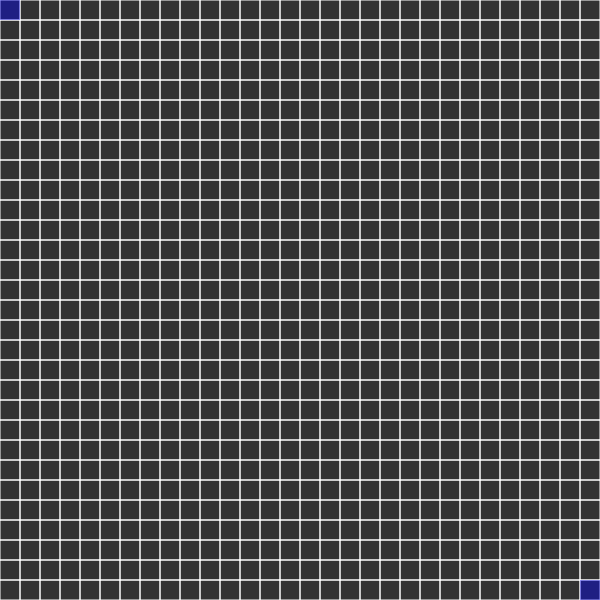
Frame 1 (no input)
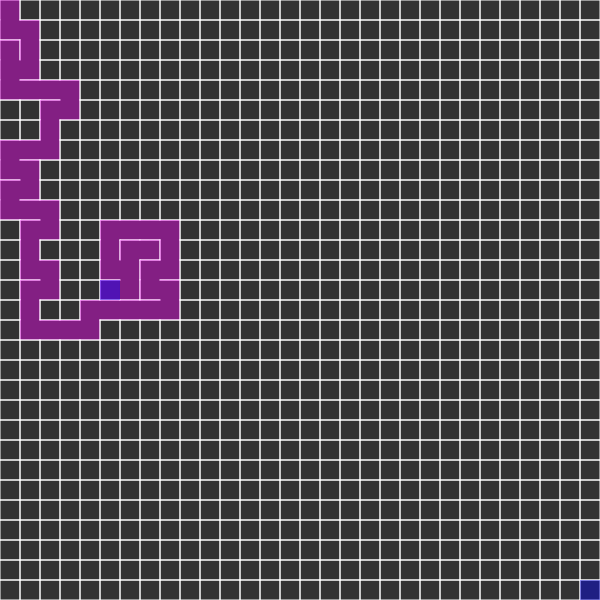
Frame 60 (no input)
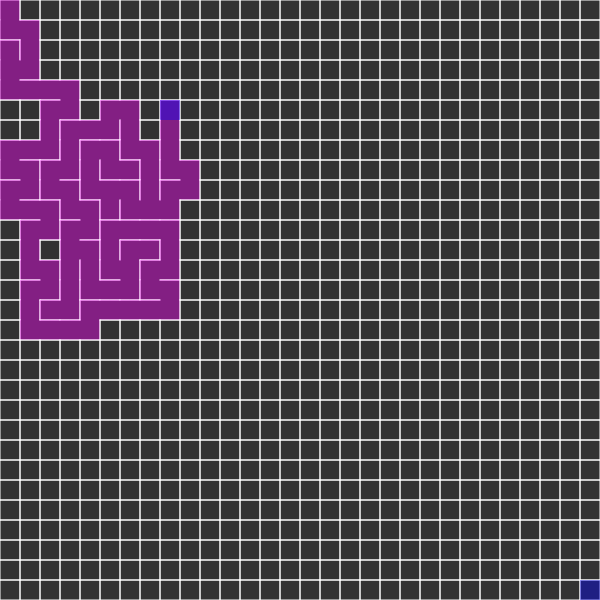
Frame 120 (the mouse pressed at the canvas centre since frame 60)

The p5.js sketch that drew these frames (run headless with seeded random() and noise() and a simulated clock; from frame 60 on, the mouse is pressed at the canvas centre):

// p5.js sketch
// ── sketch.js
var cols, rows;
var w = 20;
var grid = [];
var current;
var last;
var stack = [];

function setup() {
    createCanvas(600, 600);
    cols = floor(width / w);
    rows = floor(height / w);
    for (let j = 0; j < rows; j++) {
        for (let i = 0; i < cols; i++) {
            var cell = new Cell(i, j);
            grid.push(cell);
        }
    }
    current = grid[0];
}

function draw() {
    background(51);

    for (let i = 0; i < grid.length; i++) {
        grid[i].show();
    }


    current.visited = true;
    current.Highlight();
    last = grid[grid.length-1];
    last.Highlight();
    // step 1
    var next = current.checkNeighbors();
    if (next) {
        next.visited = true;
        // step 2
        stack.push(current);

        //step 3
        removeWalls(current, next);
        //step 4
        current = next;
    }else if (stack.length > 0){
        current = stack.pop();
    }

}

function index(i, j) {
    if (i < 0 || j < 0 || i > cols - 1 || j > rows - 1) {
        return -1;
    }
    return i + j * cols;
}

function removeWalls(a, b) {
    var x = a.i - b.i;
    if (x == 1) {
        a.walls[3] = false;
        b.walls[1] = false;
    } else if (x == -1) {
        a.walls[1] = false;
        b.walls[3] = false;
    }
    var y = a.j - b.j;
    if (y == 1) {
        a.walls[0] = false;
        b.walls[2] = false;
    } else if (y == -1) {
        a.walls[2] = false;
        b.walls[0] = false;
    }
}

// ── cell.js
function Cell(i, j) {
    this.i = i;
    this.j = j;
    this.walls = [true, true, true, true];
    this.visited = false;
    this.checkNeighbors = function () {
        var neighbors = [];
        var top = grid[index(i, j - 1)];
        var right = grid[index(i + 1, j)];
        var bottom = grid[index(i, j + 1)];
        var left = grid[index(i - 1, j)];

        if (top && !top.visited) {
            neighbors.push(top);
        }
        if (right && !right.visited) {
            neighbors.push(right);
        }
        if (bottom && !bottom.visited) {
            neighbors.push(bottom);
        }
        if (left && !left.visited) {
            neighbors.push(left);
        }

        if (neighbors.length > 0) {
            var r = floor(random(0, neighbors.length));
            return neighbors[r];
        } else {
            return undefined;
        }
    };

    this.Highlight = function () {
        var x = this.i * w;
        var y = this.j * w;
        noStroke();
        fill(0, 0, 255, 100);
        rect(x, y, w, w,)
    };


    this.show = function () {
        var x = this.i * w;
        var y = this.j * w;
        stroke(255);
        if (this.walls[0]) {
            line(x, y, x + w, y);
        }

        if (this.walls[1]) {
            line(x + w, y, x + w, y + w);
        }
        if (this.walls[2]) {
            line(x + w, y + w, x, y + w);
        }
        if (this.walls[3]) {
            line(x, y + w, x, y);
        }

        if (this.visited) {
            noStroke();
            fill(255, 0, 255, 100);
            rect(x, y, w, w);
        }
    };
}
